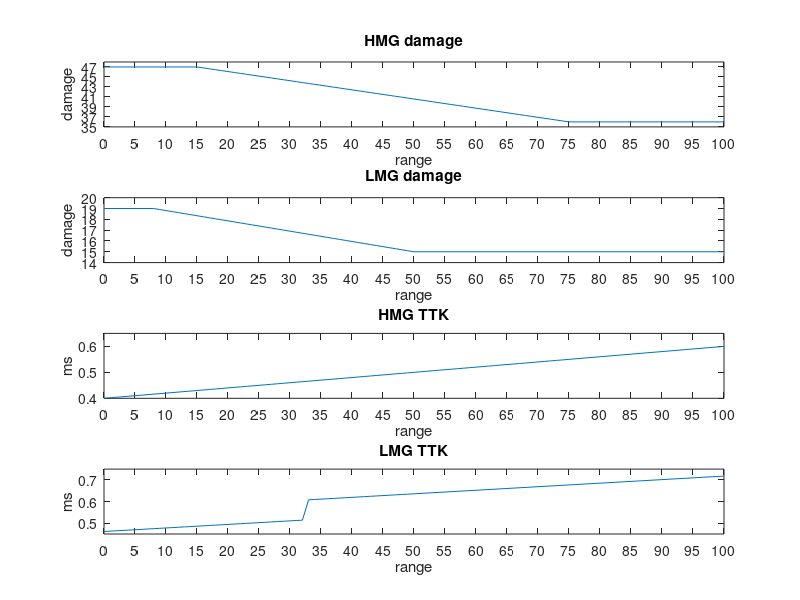

The MATLAB source for this figure:
clear all; close all; clc

PLOT_END = 100;


% HMG
hmg_maxdamage = 47;
hmg_mindamage = 36;
hmg_dropoff_start = 15;
hmg_dropoff_end = 75;
hmg_x = (1:hmg_dropoff_end - hmg_dropoff_start-1);
hmg_dropoff = hmg_maxdamage - (hmg_maxdamage - hmg_mindamage) / (hmg_dropoff_end - hmg_dropoff_start) .* hmg_x;
hmg_x1 = [0 hmg_dropoff_start]';
hmg_y1 = [hmg_maxdamage hmg_maxdamage]';
hmg_x2 = [hmg_dropoff_end PLOT_END]';
hmg_y2 = [hmg_mindamage hmg_mindamage]';

hmg_X = [hmg_x1; (hmg_x+hmg_dropoff_start)'; hmg_x2];
hmg_Y = [hmg_y1; hmg_dropoff'; hmg_y2];

subplot(4,1,1);
plot(hmg_X, hmg_Y);
ylim([hmg_mindamage-1; hmg_maxdamage+1]);
set(gca,'YTick', (hmg_mindamage-1:2:hmg_maxdamage+1));
set(gca,'XTick', (0:5:PLOT_END));



% LMG
lmg_maxdamage = 19;
lmg_mindamage = 15;
lmg_dropoff_start = 8;
lmg_dropoff_end = 50;

lmg_x = (1:lmg_dropoff_end - lmg_dropoff_start-1);
lmg_dropoff = lmg_maxdamage - (lmg_maxdamage - lmg_mindamage) / (lmg_dropoff_end - lmg_dropoff_start) .* lmg_x;
lmg_x1 = [0 lmg_dropoff_start]';
lmg_y1 = [lmg_maxdamage lmg_maxdamage]';
lmg_x2 = [lmg_dropoff_end PLOT_END]';
lmg_y2 = [lmg_mindamage lmg_mindamage]';

lmg_X = [lmg_x1; (lmg_x+lmg_dropoff_start)'; lmg_x2];
lmg_Y = [lmg_y1; lmg_dropoff'; lmg_y2];


subplot(4,1,2);
plot(lmg_X, lmg_Y);
ylim([lmg_mindamage-1; lmg_maxdamage+1]);
set(gca,'YTick', (lmg_mindamage-1:1:lmg_maxdamage+1));
set(gca,'XTick', (0:5:PLOT_END));
%grid on;


% TTK HMG

hmg_velocity = 500;
hmg_time_per_meter = 1/hmg_velocity;
hmg_rof = 300;
hmg_btk = ceil(100 ./ hmg_Y);
hmg_time_per_round = 1/(hmg_rof/60);

hmg_ttk = (hmg_btk-1) .* hmg_time_per_round + (hmg_X * hmg_time_per_meter);

subplot(4,1,3);
plot(hmg_X, hmg_ttk);
set(gca,'YTick', (0:0.1:hmg_ttk(length(hmg_ttk))));
set(gca,'XTick', (0:5:PLOT_END));


% TTK HMG

lmg_velocity = 610;
lmg_time_per_meter = 1/lmg_velocity;
lmg_rof = 650;
lmg_btk = ceil(100 ./ lmg_Y);
lmg_time_per_round = 1/(lmg_rof/60);

lmg_ttk = (lmg_btk-1) .* lmg_time_per_round + (lmg_X * lmg_time_per_meter);

subplot(4,1,4);
plot(lmg_X, lmg_ttk);
set(gca,'YTick', (0:0.1:lmg_ttk(length(lmg_ttk))));
set(gca,'XTick', (0:5:PLOT_END));

subplot(4,1,1);
title('HMG damage'), xlabel('range'), ylabel('damage');
subplot(4,1,2)
title('LMG damage'), xlabel('range'), ylabel('damage');
subplot(4,1,3);
title('HMG TTK'), xlabel('range'), ylabel('ms');
subplot(4,1,4);
title('LMG TTK'), xlabel('range'), ylabel('ms');



% Data table

disp('HMG');
disp('     range    damage     ttk     btk');
for i=1:length(hmg_X)
    disp([hmg_X(i) hmg_Y(i) hmg_ttk(i) hmg_btk(i)])
end
disp('LMG');
disp('     range    damage     ttk     btk');
for i=1:length(lmg_X)
    disp([lmg_X(i) lmg_Y(i) lmg_ttk(i) lmg_btk(i)])
end

disp('Total damage in one burst');
disp('HMG (6 sec mag size)');
disp('    range   damage');
disp([hmg_X hmg_rof/60 * 6 * hmg_Y]);
disp('LMG (6 sec mag size)');
disp('    range   damage');
disp([lmg_X lmg_rof/60 * 3.5 * lmg_Y]);